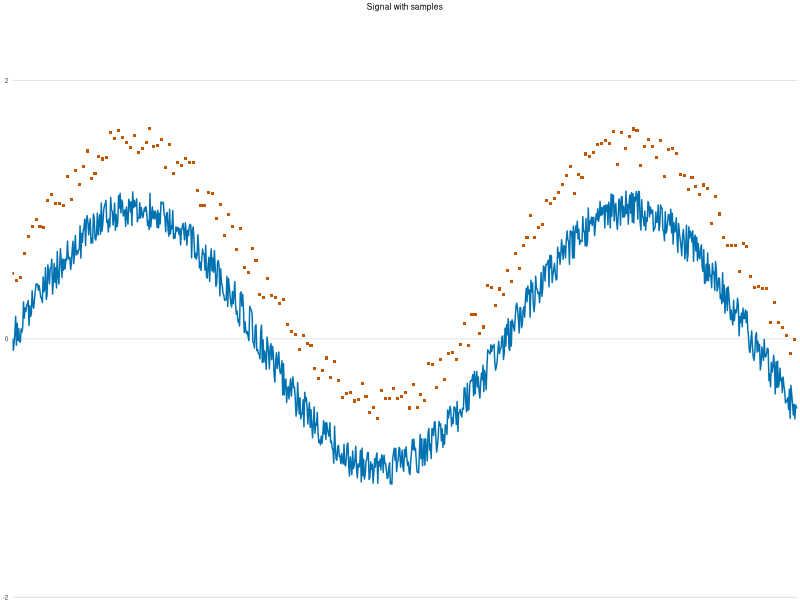
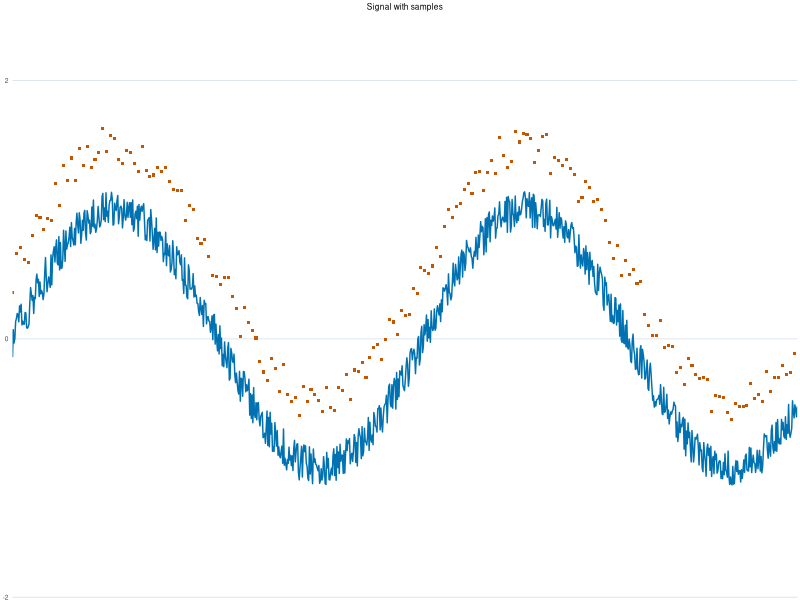
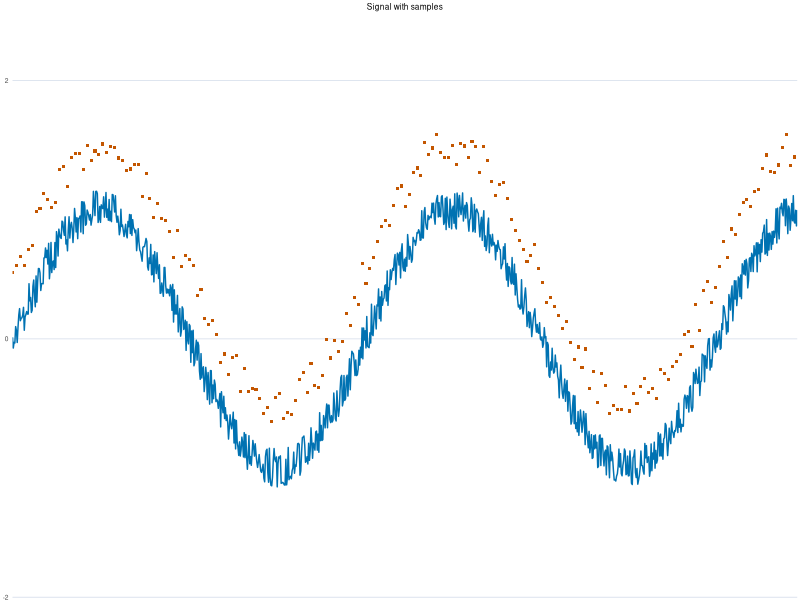
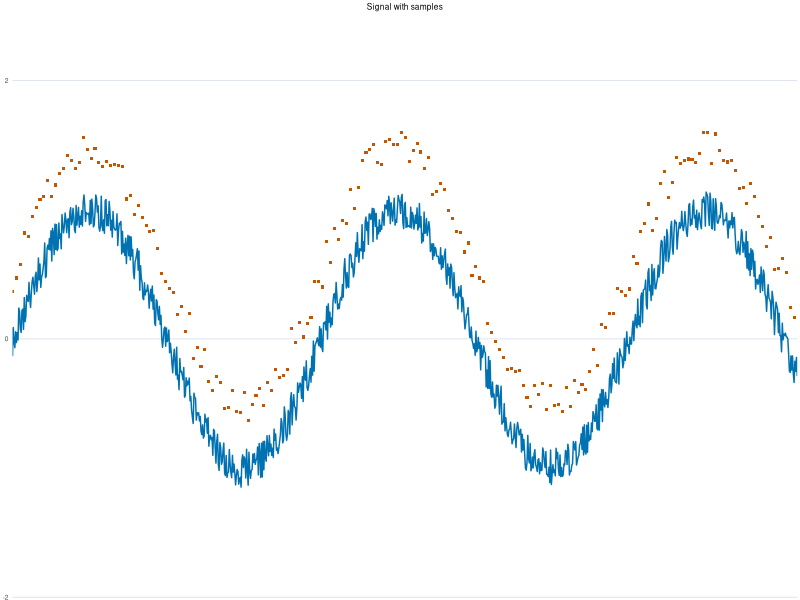
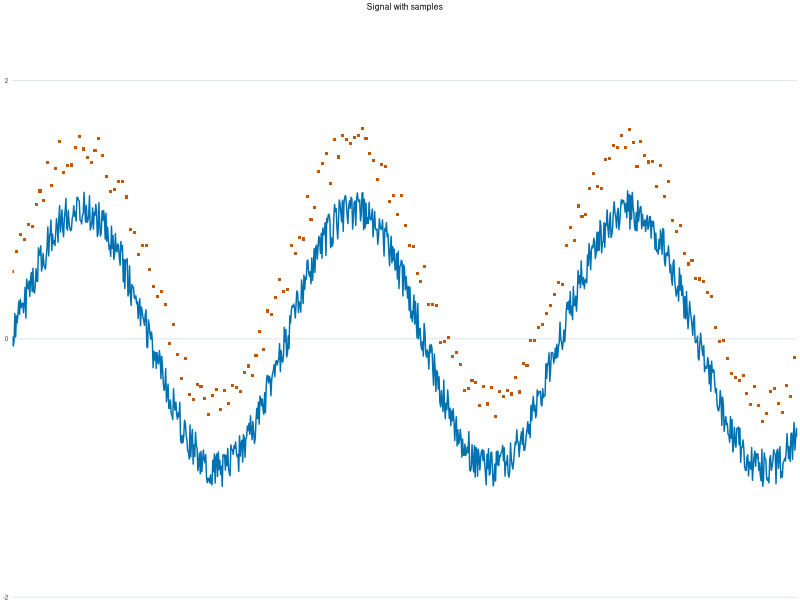
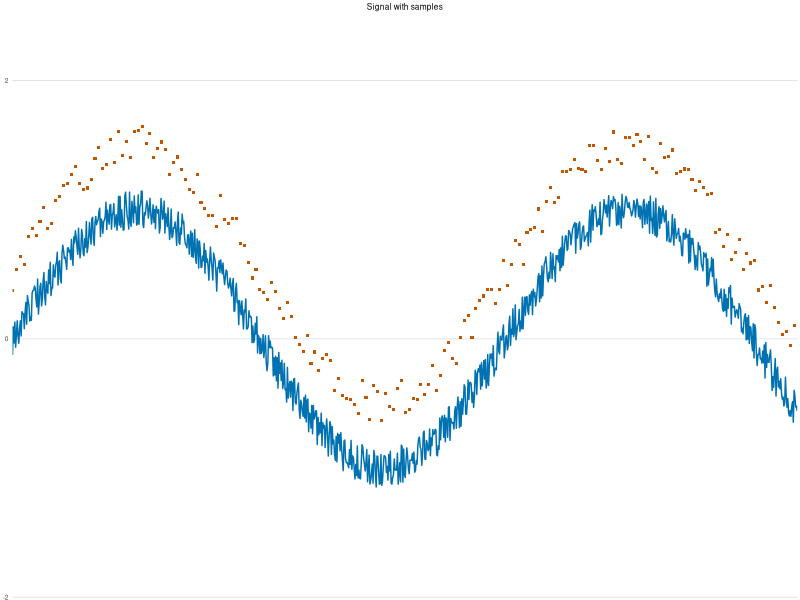
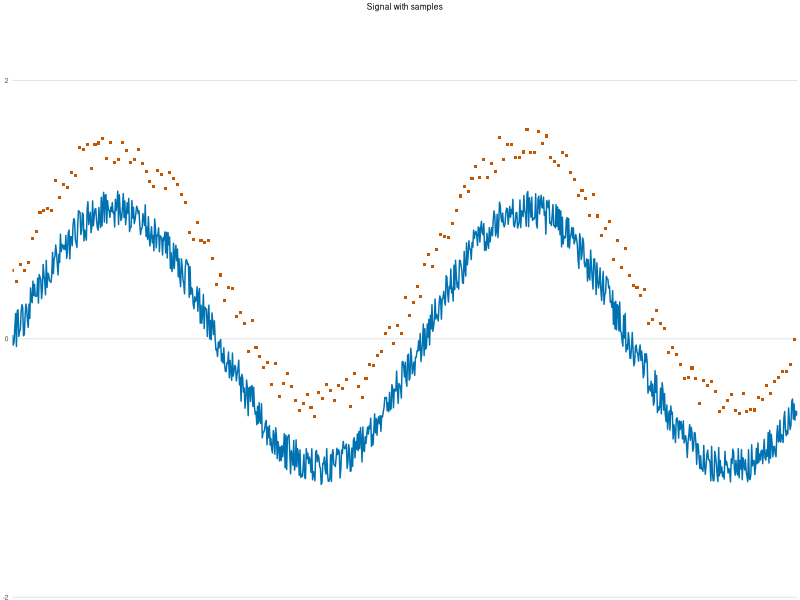
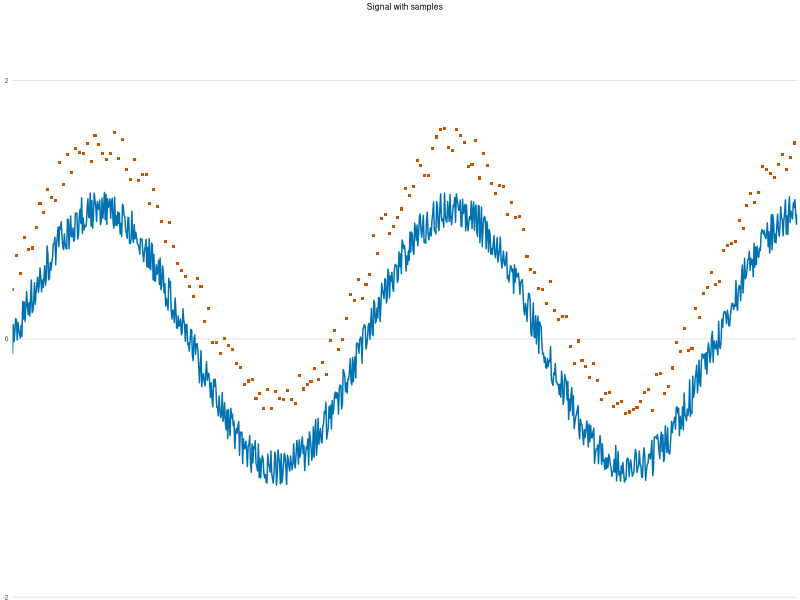

Here is the R script that generated these plots, in order: (Note: this script raises an error after producing the figures.)
# R side of the chart benchmark: ggplot2, base R graphics and lattice; mirrors chart_bench.e and mpl_bench.py.
#
# Each chart: a 1,000-point line, 200 square scatter markers, a y grid with tick labels at -2, 0 and 2 and a title, 360x240
# pixels (3.6 x 2.4 in at 100 dpi), written to a file as SVG with the text kept as text (svglite) and as PNG (the png() device),
# 200 charts per pass. Prints the same lines as the other two programs, one per package and format:
#   name charts milliseconds bytes
# e.g. `ggplot2_svg 200 3120.5 9400000`, `base_png ...`, `lattice_svg ...`, and `import 0 <ms> 0` for loading the packages.
#
# Needs R with the packages ggplot2, lattice and svglite. UNVERIFIED on this repository's benchmark host, which has no R
# (L162): run `Rscript benchmarks/charts/r_bench.R [first-chart.png]` and `python benchmarks/charts/run.py <neper-self> 9`.

started <- proc.time()[["elapsed"]]
suppressPackageStartupMessages({
  library(ggplot2)
  library(lattice)
  library(svglite)
})
import_ms <- (proc.time()[["elapsed"]] - started) * 1000

CHARTS <- 200L
POINTS <- 1000L
MOD <- 2147483648
MUL <- 1103515245

# (state * 1103515245 + 12345) %% 2^31 exactly: the product does not fit a double, so split the state into 16-bit halves.
lcg_next <- function(state) {
  hi <- state %/% 65536
  lo <- state %% 65536
  (((hi * MUL) %% MOD) * 65536 + (lo * MUL) %% MOD + 12345) %% MOD
}

chart_data <- function(index) {
  state <- 1 + index
  frequency <- 1.0 + (index %% 5) * 0.2
  x <- numeric(POINTS)
  y <- numeric(POINTS)
  for (i in seq_len(POINTS)) {
    state <- lcg_next(state)
    noise <- (state / MOD - 0.5) * 0.3
    xi <- 10.0 * (i - 1) / 999.0
    x[i] <- xi
    y[i] <- sin(xi * frequency) + noise
  }
  pick <- seq(1L, POINTS, by = 5L)
  list(x = x, y = y, sx = x[pick], sy = y[pick] + 0.5)
}

LINE <- rgb(0, 114, 178, maxColorValue = 255)
MARK <- rgb(195, 86, 0, maxColorValue = 255)
GRID <- rgb(0.84, 0.87, 0.92)
TITLE <- "Signal with samples"

draw_base <- function(d) {
  par(mar = c(0.6, 2.2, 1.6, 0.4), mgp = c(1, 0.4, 0), cex.axis = 0.58, cex.main = 0.58, tck = 0)
  plot(d$x, d$y, type = "n", xlim = c(0, 10), ylim = c(-2, 2.5), xaxt = "n", yaxt = "n", xlab = "", ylab = "", bty = "n",
       xaxs = "i", yaxs = "i", main = TITLE, font.main = 1)
  abline(h = c(-2, 0, 2), col = GRID)
  lines(d$x, d$y, col = LINE, lwd = 1.44)
  points(d$sx, d$sy, pch = 15, col = MARK, cex = 0.5)
  axis(2, at = c(-2, 0, 2), tick = FALSE, las = 1)
}

draw_ggplot <- function(d) {
  line <- data.frame(x = d$x, y = d$y)
  marks <- data.frame(x = d$sx, y = d$sy)
  ggplot() +
    geom_line(data = line, aes(x, y), colour = LINE, linewidth = 0.5) +
    geom_point(data = marks, aes(x, y), shape = 15, colour = MARK, size = 0.7) +
    scale_x_continuous(limits = c(0, 10), breaks = NULL, expand = c(0, 0)) +
    scale_y_continuous(limits = c(-2, 2.5), breaks = c(-2, 0, 2), expand = c(0, 0)) +
    labs(title = TITLE, x = NULL, y = NULL) +
    theme_minimal(base_size = 6) +
    theme(panel.grid.minor = element_blank(), panel.grid.major.x = element_blank(),
          panel.grid.major.y = element_line(colour = GRID), plot.title = element_text(hjust = 0.5, size = 6),
          plot.margin = margin(2, 2, 2, 2))
}

draw_lattice <- function(d) {
  p <- xyplot(y ~ x, data = data.frame(x = d$x, y = d$y), xlim = c(0, 10), ylim = c(-2, 2.5), main = list(TITLE, cex = 0.58),
              xlab = NULL, ylab = NULL,
              scales = list(x = list(draw = FALSE), y = list(at = c(-2, 0, 2), cex = 0.58)),
              panel = function(x, y, ...) {
                panel.abline(h = c(-2, 0, 2), col = GRID)
                panel.lines(x, y, col = LINE, lwd = 1.44)
                panel.points(d$sx, d$sy, pch = 15, col = MARK, cex = 0.5)
              })
  print(p)
}

chart <- function(package, d) {
  if (package == "base") draw_base(d) else if (package == "ggplot2") print(draw_ggplot(d)) else draw_lattice(d)
}

run <- function(package, format, first = NULL) {
  total <- 0
  begin <- proc.time()[["elapsed"]]
  for (j in seq_len(CHARTS) - 1L) {
    path <- tempfile(fileext = paste0(".", format))
    if (format == "svg") {
      svglite::svglite(path, width = 3.6, height = 2.4)
    } else {
      png(path, width = 360, height = 240, res = 100)
    }
    chart(package, chart_data(j))
    invisible(dev.off())
    total <- total + file.size(path)
    if (j == 0L && format == "png" && package == "ggplot2" && !is.null(first)) file.copy(path, first, overwrite = TRUE)
    unlink(path)
  }
  cat(sprintf("%s_%s %d %.3f %d\n", package, format, CHARTS, (proc.time()[["elapsed"]] - begin) * 1000, as.integer(total)))
}

args <- commandArgs(trailingOnly = TRUE)
first <- if (length(args) > 0) args[1] else NULL
cat(sprintf("import 0 %.3f 0\n", import_ms))
for (package in c("ggplot2", "base", "lattice")) {
  run(package, "svg")
  run(package, "png", first)
}
